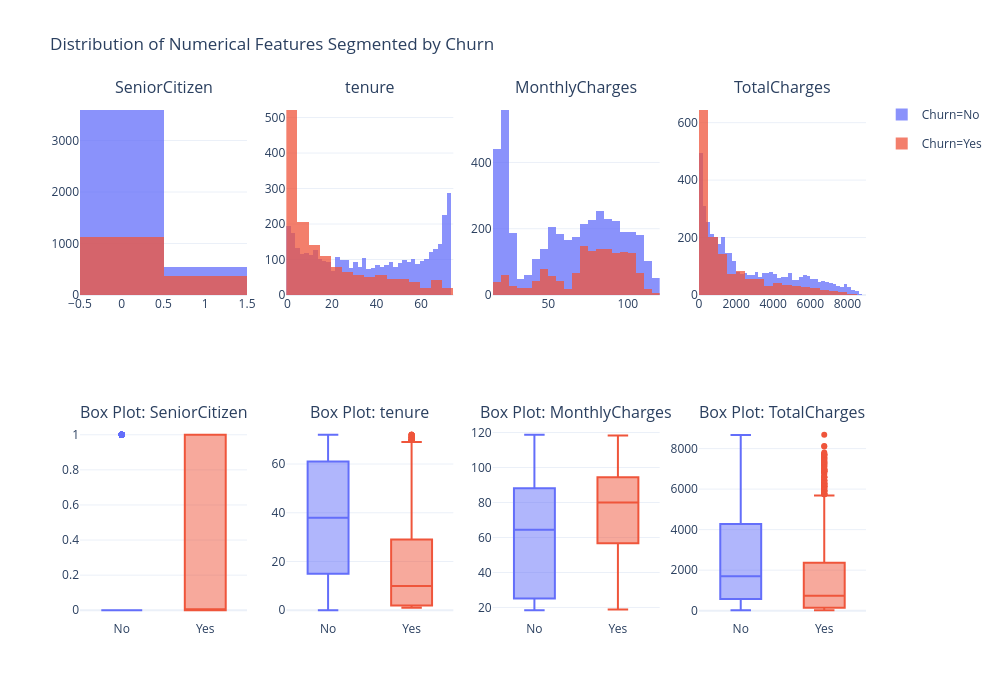

Here is the notebook cell this chart was saved with:
### Markdown cell above
## Exploring Numerical Features vs Churn

Numerical variables hold continuous mathematical values (like the number of months a customer has stayed or their monthly bill amount). To see if these continuous variables influence a customer's decision to leave, we compare their distributions between the group that churned and the group that did not.

For each numerical feature, we provide two perspectives:
- **Histograms** (top row): These show the shape and spread of the data. Overlaying the distributions helps us clearly see if one group tends to have higher or lower values than the other.
- **Box Plots** (bottom row): These provide a statistical summary. They clearly highlight the median, the interquartile range (the middle 50% of the data), and any extreme outliers.

### Code cell
# Identify the numerical columns
num_cols = df_train.select_dtypes(include=['int64', 'float64']).columns.tolist()

# Setup the subplot grid: 2 rows (Histograms on top, Box plots on the bottom) and one column for each numerical feature.
n_num = len(num_cols)
fig_num = make_subplots(
    rows=2, cols=n_num,
    subplot_titles=num_cols + [f'Box Plot: {c}' for c in num_cols]
)

# Define distinct colors for our target classes
colors = {'Yes': '#EF553B', 'No': '#636EFA'}

for i, c in enumerate(num_cols, 1):
    # Top Row: Overlayed Histograms
    for churn_val in ['No', 'Yes']:
        subset = df_train[df_train['Churn'] == churn_val]
        fig_num.add_trace(
            go.Histogram(x=subset[c], name=f'Churn={churn_val}', marker_color=colors[churn_val], opacity=0.75, legendgroup=churn_val, showlegend=(i==1)),
            row=1, col=i
        )
    
    # Bottom Row: Box Plots
    for churn_val in ['No', 'Yes']:
        subset = df_train[df_train['Churn'] == churn_val]
        fig_num.add_trace(
            go.Box(y=subset[c], x=subset['Churn'], name=f'Churn={churn_val}', marker_color=colors[churn_val], legendgroup=churn_val, showlegend=False),
            row=2, col=i
        )

# Use 'overlay' barmode so both Churn outcomes can be seen where they overlap in the histograms
fig_num.update_layout(barmode='overlay', height=700, width=1000, title_text="Distribution of Numerical Features Segmented by Churn")
fig_num.show()

### Figure 1 — Plotly figure (JSON) as saved in the notebook; plotly's stock layout.template omitted (floating-point values rounded to 4 significant figures; data arrays with more than 128 entries replaced by an {"elided": "..."} marker saying what was removed)
{"data": [{"legendgroup": "No", "marker": {"color": "#636EFA"}, "name": "Churn=No", "opacity": 0.75, "showlegend": true, "type": "histogram", "x": {"elided": "4139 int values"}, "xaxis": "x", "yaxis": "y"}, {"legendgroup": "Yes", "marker": {"color": "#EF553B"}, "name": "Churn=Yes", "opacity": 0.75, "showlegend": true, "type": "histogram", "x": {"elided": "1495 int values"}, "xaxis": "x", "yaxis": "y"}, {"legendgroup": "No", "marker": {"color": "#636EFA"}, "name": "Churn=No", "showlegend": false, "type": "box", "x": {"elided": "4139 str values"}, "xaxis": "x5", "y": {"elided": "4139 int values"}, "yaxis": "y5"}, {"legendgroup": "Yes", "marker": {"color": "#EF553B"}, "name": "Churn=Yes", "showlegend": false, "type": "box", "x": {"elided": "1495 str values"}, "xaxis": "x5", "y": {"elided": "1495 int values"}, "yaxis": "y5"}, {"legendgroup": "No", "marker": {"color": "#636EFA"}, "name": "Churn=No", "opacity": 0.75, "showlegend": false, "type": "histogram", "x": {"elided": "4139 int values"}, "xaxis": "x2", "yaxis": "y2"}, {"legendgroup": "Yes", "marker": {"color": "#EF553B"}, "name": "Churn=Yes", "opacity": 0.75, "showlegend": false, "type": "histogram", "x": {"elided": "1495 int values"}, "xaxis": "x2", "yaxis": "y2"}, {"legendgroup": "No", "marker": {"color": "#636EFA"}, "name": "Churn=No", "showlegend": false, "type": "box", "x": {"elided": "4139 str values"}, "xaxis": "x6", "y": {"elided": "4139 int values"}, "yaxis": "y6"}, {"legendgroup": "Yes", "marker": {"color": "#EF553B"}, "name": "Churn=Yes", "showlegend": false, "type": "box", "x": {"elided": "1495 str values"}, "xaxis": "x6", "y": {"elided": "1495 int values"}, "yaxis": "y6"}, {"legendgroup": "No", "marker": {"color": "#636EFA"}, "name": "Churn=No", "opacity": 0.75, "showlegend": false, "type": "histogram", "x": {"elided": "4139 float values"}, "xaxis": "x3", "yaxis": "y3"}, {"legendgroup": "Yes", "marker": {"color": "#EF553B"}, "name": "Churn=Yes", "opacity": 0.75, "showlegend": false, "type": "histogram", "x": {"elided": "1495 float values"}, "xaxis": "x3", "yaxis": "y3"}, {"legendgroup": "No", "marker": {"color": "#636EFA"}, "name": "Churn=No", "showlegend": false, "type": "box", "x": {"elided": "4139 str values"}, "xaxis": "x7", "y": {"elided": "4139 float values"}, "yaxis": "y7"}, {"legendgroup": "Yes", "marker": {"color": "#EF553B"}, "name": "Churn=Yes", "showlegend": false, "type": "box", "x": {"elided": "1495 str values"}, "xaxis": "x7", "y": {"elided": "1495 float values"}, "yaxis": "y7"}, {"legendgroup": "No", "marker": {"color": "#636EFA"}, "name": "Churn=No", "opacity": 0.75, "showlegend": false, "type": "histogram", "x": {"elided": "4139 float values"}, "xaxis": "x4", "yaxis": "y4"}, {"legendgroup": "Yes", "marker": {"color": "#EF553B"}, "name": "Churn=Yes", "opacity": 0.75, "showlegend": false, "type": "histogram", "x": {"elided": "1495 float values"}, "xaxis": "x4", "yaxis": "y4"}, {"legendgroup": "No", "marker": {"color": "#636EFA"}, "name": "Churn=No", "showlegend": false, "type": "box", "x": {"elided": "4139 str values"}, "xaxis": "x8", "y": {"elided": "4139 float values"}, "yaxis": "y8"}, {"legendgroup": "Yes", "marker": {"color": "#EF553B"}, "name": "Churn=Yes", "showlegend": false, "type": "box", "x": {"elided": "1495 str values"}, "xaxis": "x8", "y": {"elided": "1495 float values"}, "yaxis": "y8"}], "layout": {"annotations": [{"font": {"size": 16}, "showarrow": false, "text": "SeniorCitizen", "x": 0.1062, "xanchor": "center", "xref": "paper", "y": 1, "yanchor": "bottom", "yref": "paper"}, {"font": {"size": 16}, "showarrow": false, "text": "tenure", "x": 0.3688, "xanchor": "center", "xref": "paper", "y": 1, "yanchor": "bottom", "yref": "paper"}, {"font": {"size": 16}, "showarrow": false, "text": "MonthlyCharges", "x": 0.6313, "xanchor": "center", "xref": "paper", "y": 1, "yanchor": "bottom", "yref": "paper"}, {"font": {"size": 16}, "showarrow": false, "text": "TotalCharges", "x": 0.8938, "xanchor": "center", "xref": "paper", "y": 1, "yanchor": "bottom", "yref": "paper"}, {"font": {"size": 16}, "showarrow": false, "text": "Box Plot: SeniorCitizen", "x": 0.1062, "xanchor": "center", "xref": "paper", "y": 0.375, "yanchor": "bottom", "yref": "paper"}, {"font": {"size": 16}, "showarrow": false, "text": "Box Plot: tenure", "x": 0.3688, "xanchor": "center", "xref": "paper", "y": 0.375, "yanchor": "bottom", "yref": "paper"}, {"font": {"size": 16}, "showarrow": false, "text": "Box Plot: MonthlyCharges", "x": 0.6313, "xanchor": "center", "xref": "paper", "y": 0.375, "yanchor": "bottom", "yref": "paper"}, {"font": {"size": 16}, "showarrow": false, "text": "Box Plot: TotalCharges", "x": 0.8938, "xanchor": "center", "xref": "paper", "y": 0.375, "yanchor": "bottom", "yref": "paper"}], "barmode": "overlay", "height": 700, "title": {"text": "Distribution of Numerical Features Segmented by Churn"}, "width": 1000, "xaxis": {"anchor": "y", "domain": [0, 0.2125]}, "xaxis2": {"anchor": "y2", "domain": [0.2625, 0.475]}, "xaxis3": {"anchor": "y3", "domain": [0.525, 0.7375]}, "xaxis4": {"anchor": "y4", "domain": [0.7875, 1]}, "xaxis5": {"anchor": "y5", "domain": [0, 0.2125]}, "xaxis6": {"anchor": "y6", "domain": [0.2625, 0.475]}, "xaxis7": {"anchor": "y7", "domain": [0.525, 0.7375]}, "xaxis8": {"anchor": "y8", "domain": [0.7875, 1]}, "yaxis": {"anchor": "x", "domain": [0.625, 1]}, "yaxis2": {"anchor": "x2", "domain": [0.625, 1]}, "yaxis3": {"anchor": "x3", "domain": [0.625, 1]}, "yaxis4": {"anchor": "x4", "domain": [0.625, 1]}, "yaxis5": {"anchor": "x5", "domain": [0, 0.375]}, "yaxis6": {"anchor": "x6", "domain": [0, 0.375]}, "yaxis7": {"anchor": "x7", "domain": [0, 0.375]}, "yaxis8": {"anchor": "x8", "domain": [0, 0.375]}}}
